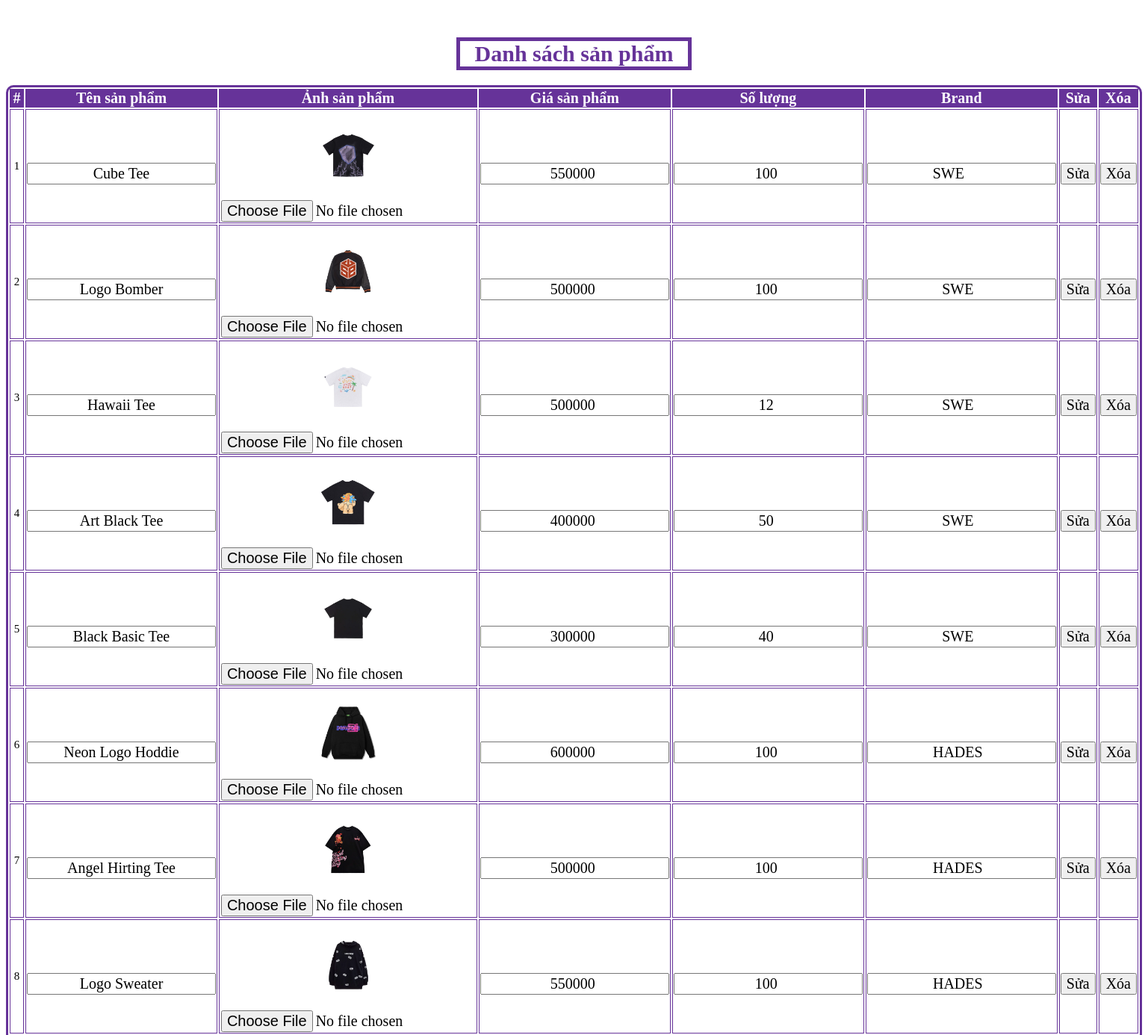
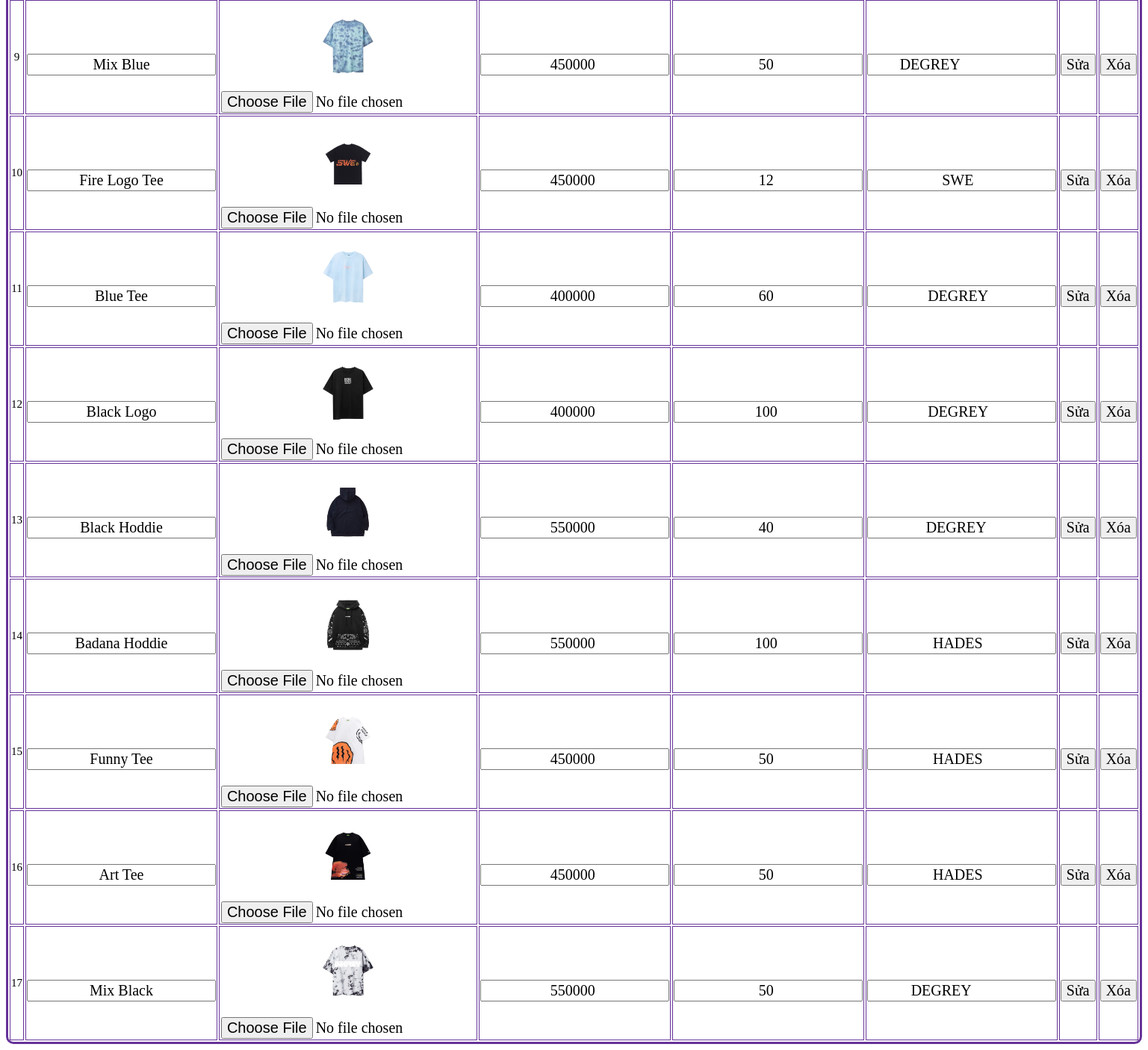
The page /product/lietke.php on the database its author committed (2 pictures, top to bottom).
### tables this page shows
CREATE TABLE `products` (
  `prd_id` int(11) NOT NULL,
  `prd_name` varchar(255) DEFAULT NULL,
  `img` char(50) DEFAULT NULL,
  `price` int(10) DEFAULT NULL,
  `quantity` int(11) DEFAULT NULL,
  `brand_name` varchar(255) DEFAULT NULL
);

### product/lietke.php (the view, shortened to what this page needs)
<?php
include("../connection.php");
$sql_show_prd = "SELECT * from products";
$query_show_prd = mysqli_query($mysqli,$sql_show_prd);
?>
<html lang="en">
<head>
<link rel="stylesheet" href="../style2.css">
</head>
<body>
        <p>Danh sách sản phẩm</p>
        <table >
            <tr>
                <th>#</th>
                <th>Tên sản phẩm</th>
                <th>Ảnh sản phẩm </th>
                <th>Giá sản phẩm </th>
                <th>Số lượng</th>
                <th>Brand</th>
                <th>Sửa</th>
                <th>Xóa</th>
            </tr>
        <tbody>
            <?php
            $i = 1;
                while($row = mysqli_fetch_assoc($query_show_prd)){ ?>
                    <form method="POST" action="sua.php?prd_id=<?php echo $row['prd_id']?>">
                        <tr>
                        <td><?php echo $i++; ?></td>
                        <td><input type="text" name="ten_sp" value="<?php echo $row['prd_name'] ?>"></td>
                        <td>
                            <img src="../img/<?php echo $row['img']?>" width="80px">
                            <input type="file" name="file-img">
                        </td>
                        <td><input type="text" name = "gia_sp"value="<?php echo $row['price'] ?> "></td>
                        <td><input type="text" name ="soluong_sp" value="<?php echo $row['quantity'] ?> "> </td>
                        <td><input type="text" name="brand_name" value="<?php echo $row['brand_name'] ?> "> </td>
                        <td>
                        <button name="sua">Sửa</button></td>
                        <td>
                        <button><a style="text-decoration: none; color: black" href="xoa.php?prd_id=<?php echo $row['prd_id'] ?>">Xóa</button>
                        </td>
                        </tr>
                    </form>
                <?php
                }
            ?>
        </tbody>
    </table>
</body>

### style2.css (style rules this page uses)
* { font-size: 20px; text-align: center; font-family: 'Times New Roman', Times, serif; margin-top: 20px; }
p { border: solid 5px rebeccapurple; width: 20%; margin: auto; margin-top: 30px; font-size: 30px; color: rebeccapurple; font-weight: bolder; }
table { border: 3px solid rebeccapurple; border-radius: 10px; width: 100%; font-size: 20px; }
th { background-color: rebeccapurple; color: white; font-weight: bolder; font-size: 20px; }
td { border : 1px solid rebeccapurple; font-size: 15px; }

### rows shown on the page
products: ten_sp "Cube Tee", img (picture), soluong_sp "100", brand_name "SWE"
products: ten_sp "Logo Bomber", img (picture), soluong_sp "100", brand_name "SWE"
products: ten_sp "Hawaii Tee", img (picture), soluong_sp "12", brand_name "SWE"
products: ten_sp "Art Black Tee", img (picture), soluong_sp "50", brand_name "SWE"
products: ten_sp "Black Basic Tee", img (picture), soluong_sp "40", brand_name "SWE"
products: ten_sp "Neon Logo Hoddie", img (picture), soluong_sp "100", brand_name "HADES"
products: ten_sp "Angel Hirting Tee", img (picture), soluong_sp "100", brand_name "HADES"
products: ten_sp "Logo Sweater", img (picture), soluong_sp "100", brand_name "HADES"
products: ten_sp "Mix Blue", img (picture), soluong_sp "50", brand_name "DEGREY"
products: ten_sp "Fire Logo Tee", img (picture), soluong_sp "12", brand_name "SWE"
products: ten_sp "Blue Tee", img (picture), soluong_sp "60", brand_name "DEGREY"
products: ten_sp "Black Logo", img (picture), soluong_sp "100", brand_name "DEGREY"
products: ten_sp "Black Hoddie", img (picture), soluong_sp "40", brand_name "DEGREY"
products: ten_sp "Badana Hoddie", img (picture), soluong_sp "100", brand_name "HADES"
products: ten_sp "Funny Tee", img (picture), soluong_sp "50", brand_name "HADES"
products: ten_sp "Art Tee", img (picture), soluong_sp "50", brand_name "HADES"
products: ten_sp "Mix Black", img (picture), soluong_sp "50", brand_name "DEGREY"
